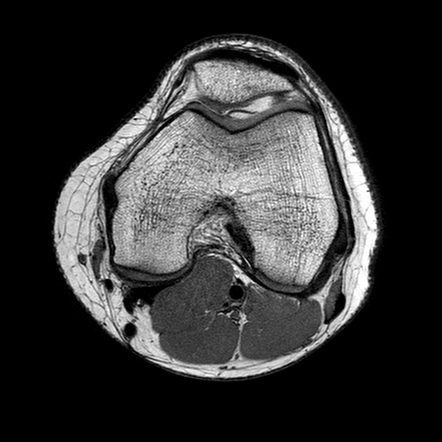
#> input picture python code/mri-knee.jpeg, 442 x 442 px
$ jupyter execute image-cluster.ipynb   (shell and % lines are left out)
#> lines starting #> are read from the running program, lines starting #| are printed output that depends on the picture; after the words box and inside, x2 and y2 are one past the last pixel; in counts of white or black regions, pixels touching at a corner belong together
[cell 1]
import numpy as np
import cv2
import pandas
from matplotlib import pyplot as plt
import click_event

[cell 2]
img = cv2.imread('mri-knee.jpeg', 0)
#> img is the input picture: shape (442, 442); min 0, max 255, mean 52
print('Original Dimensions : ',img.shape)
#| Original Dimensions :  (442, 442)
plt.imshow(cv2.cvtColor(img, cv2.COLOR_BGR2RGB))
plt.show()

[cell 3]
kernel = np.array([[-1,-1,-1], [-1,9,-1], [-1,-1,-1]])
img = cv2.filter2D(img, -1, kernel)
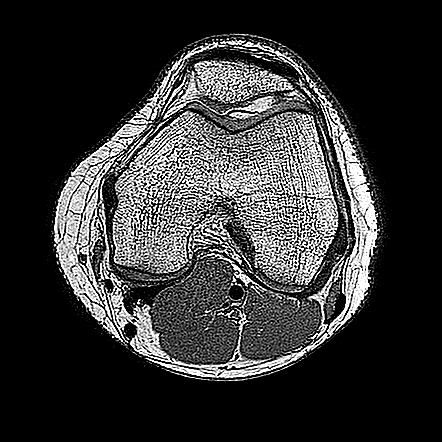
#> img: shape (442, 442); min 0, max 255, mean 51.5
plt.imshow(cv2.cvtColor(img, cv2.COLOR_BGR2RGB))
plt.show()

[cell 4]
img = cv2.medianBlur(img,5)
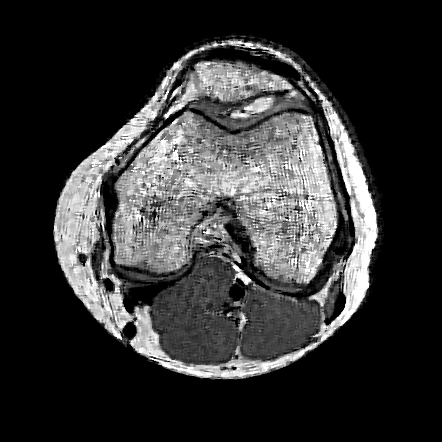
#> img: shape (442, 442); min 0, max 255, mean 52.1
print('Smoothed image : ')
plt.imshow(cv2.cvtColor(img, cv2.COLOR_BGR2RGB))
plt.show()

[cell 5]
thresholded_image = cv2.adaptiveThreshold(img,255,cv2.ADAPTIVE_THRESH_GAUSSIAN_C,\
            cv2.THRESH_BINARY,11,2)
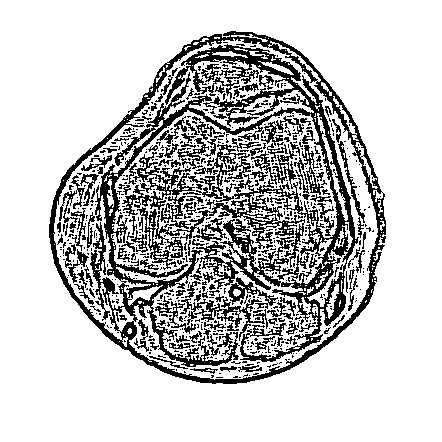
#> thresholded_image: shape (442, 442); 78.4% white; 733 black regions (594 under 20 px), largest, box (x1, y1, x2, y2) and area: (49, 31, 386, 384) 27269, (122, 152, 195, 229) 1598, (180, 281, 268, 341) 968
print('Thresholded image : ')
plt.imshow(cv2.cvtColor(thresholded_image, cv2.COLOR_BGR2RGB))
plt.show()

[cell 6]
blur = cv2.GaussianBlur(img,(5,5),0)
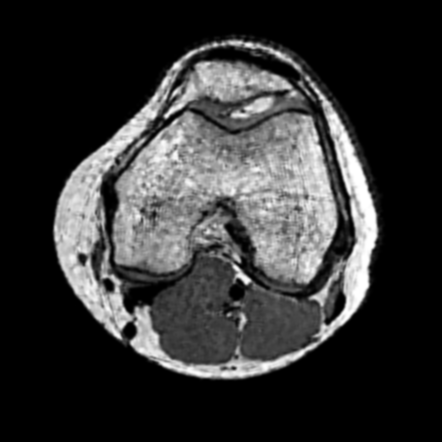
#> blur: shape (442, 442); min 0, max 255, mean 52.1
print('Gaussian Blurred : ')
plt.imshow(cv2.cvtColor(blur, cv2.COLOR_BGR2RGB))
plt.show()

[cell 7]
ret3,th3 = cv2.threshold(img,0,255,cv2.THRESH_BINARY+cv2.THRESH_OTSU)
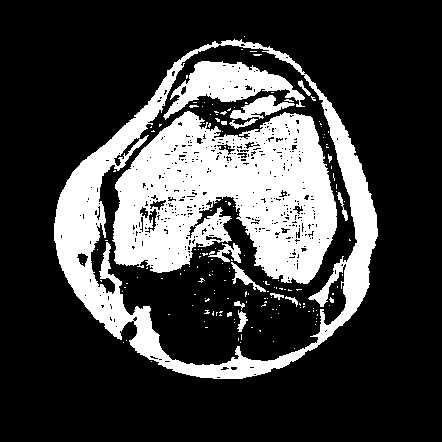
#> th3: shape (442, 442); 25.1% white; 171 white regions (154 under 20 px), largest, box (x1, y1, x2, y2) and area: (112, 111, 337, 284) 25461, (54, 39, 378, 379) 17915, (163, 61, 305, 120) 3387
#> ret3 = 93
print('Otsu thresholding : ')
plt.imshow(cv2.cvtColor(th3, cv2.COLOR_BGR2RGB))
plt.show()

[cell 8]
img = th3
scale_percent = 40 # percent of original size
width = int(img.shape[1] * scale_percent / 100)
#> width = 176
height = int(img.shape[0] * scale_percent / 100)
#> height = 176
dim = (width, height)
#> dim = (176, 176)

[cell 9]
resized = cv2.resize(img, dim, interpolation = cv2.INTER_AREA)
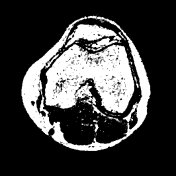
#> resized: shape (176, 176); min 0, max 255, mean 64.1
print('Resized Dimensions : ',resized.shape)
#| Resized Dimensions :  (176, 176)

plt.imshow(cv2.cvtColor(resized, cv2.COLOR_BGR2RGB))
plt.show()

[cell 10]
img_list = []
fg_img_list = []
index = 0
for i in range(resized.shape[0]):
    for j in range(resized.shape[1]):
        index = index + 1
        img_list.append([index, i, j, resized[i,j]])
        if resized[i,j] > 0:  #== 255:
            fg_img_list.append([index, i, j, resized[i,j]])
#> after the loop, fg_img_list = 9662 items, first 6: [2562, 14, 97, 40], [2731, 15, 90, 18], [2732, 15, 91, 18], [2733, 15, 92, 4], [2734, 15, 93, 59], [2735, 15, 94, 14]; img_list = 30976 items; index = 30976
fg_img_df = pandas.DataFrame(fg_img_list, columns=['Index', 'X-coordinate', 'Y-coordinate', 'Intensity'])
#> fg_img_df = table of 9662 rows and 4 columns
fg_img_df.set_index('Index', inplace=True)
img_df = pandas.DataFrame(img_list, columns=['Index', 'X-coordinate', 'Y-coordinate', 'Intensity'])
#> img_df = table of 30976 rows and 4 columns
img_df.set_index('Index', inplace=True)

[cell 11]
fg_img_df.shape
#> Out = (9662, 3)

[cell 12]
fg_img_df.to_csv('..\dataset\mri\image_5\image_5_fg.csv')
img_df.to_csv('..\dataset\mri\image_5\image_5.csv')

[cell 13]
cv2.imwrite('..\dataset\mri\image_5\image_5.jpg', resized)
#> Out = True
